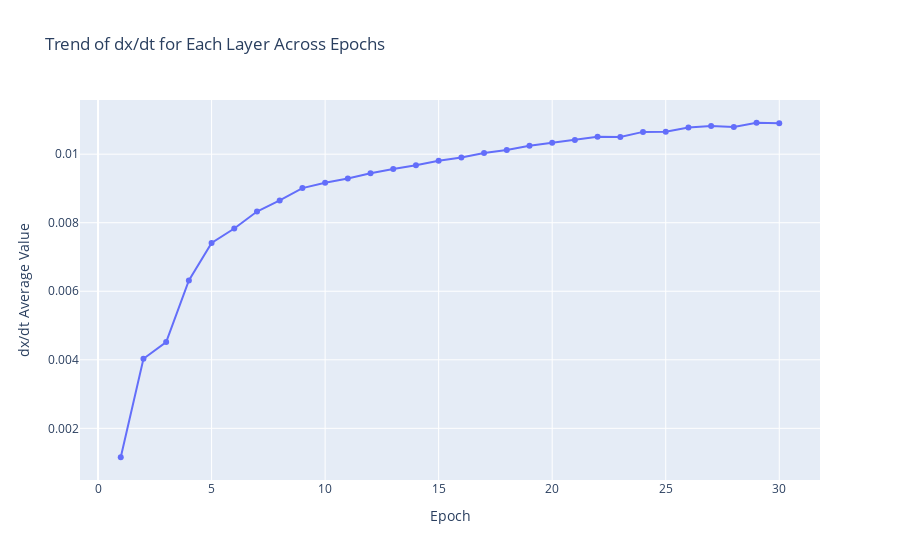

Here is the notebook cell this chart was saved with:
### Markdown cell above
multi_tau:tau1=1.0, tau2=10.0, tau3=100.0

### Code cell
ltc_5 = MultiSequenceLTCModel(input_size=2, hidden_size=50, output_size=2,tau1=1.0, tau2=10.0, tau3=100.0).to(device)
criterion = nn.MSELoss()
optimizer = optim.Adam(ltc_5.parameters(), lr=0.0001)

ltc_5,ltc5_time,epoch_dx_dt_history = train_LTC_model(train_loader, val_loader, ltc_5, criterion, optimizer)

predictions, actuals, mse_temp, mse_humidity, mase_temp, mase_humidity, allocated_memory, reserved_memory = evaluate_LTC_model(test_loader, ltc_5)
results = {'train_time': ltc5_time, 'allocated_memory': allocated_memory, 'reserved_memory': reserved_memory, 'epoch_dx_dt_history':epoch_dx_dt_history,
 'mse_temp':mse_temp,'mse_humidity':mse_humidity, 'mase_temp':mase_temp, 'mase_humidity':mase_humidity}
results_dict[model_name[5]] = results

plot_results(predictions, actuals)

plot_dx_dt_history(epoch_dx_dt_history)

### Figure 1 — Plotly figure (JSON) as saved in the notebook; plotly's stock layout.template omitted (floating-point values rounded to 4 significant figures)
{"data": [{"line": {"width": 2}, "marker": {"size": 6}, "mode": "lines+markers", "name": "total_avg_dx_dt dx/dt", "type": "scatter", "x": [1, 2, 3, 4, 5, 6, 7, 8, 9, 10, 11, 12, 13, 14, 15, 16, 17, 18, 19, 20, 21, 22, 23, 24, 25, 26, 27, 28, 29, 30], "y": [0.001156, 0.00403, 0.004518, 0.006316, 0.00741, 0.007832, 0.008326, 0.008652, 0.009011, 0.009165, 0.00929, 0.009445, 0.009568, 0.009677, 0.00981, 0.009905, 0.01003, 0.01012, 0.01024, 0.01034, 0.01042, 0.01051, 0.0105, 0.01065, 0.01066, 0.01078, 0.01082, 0.01079, 0.01092, 0.01091]}], "layout": {"legend": {"title": {"text": "Layer Name"}}, "title": {"text": "Trend of dx/dt for Each Layer Across Epochs"}, "xaxis": {"title": {"text": "Epoch"}}, "yaxis": {"title": {"text": "dx/dt Average Value"}}}}
